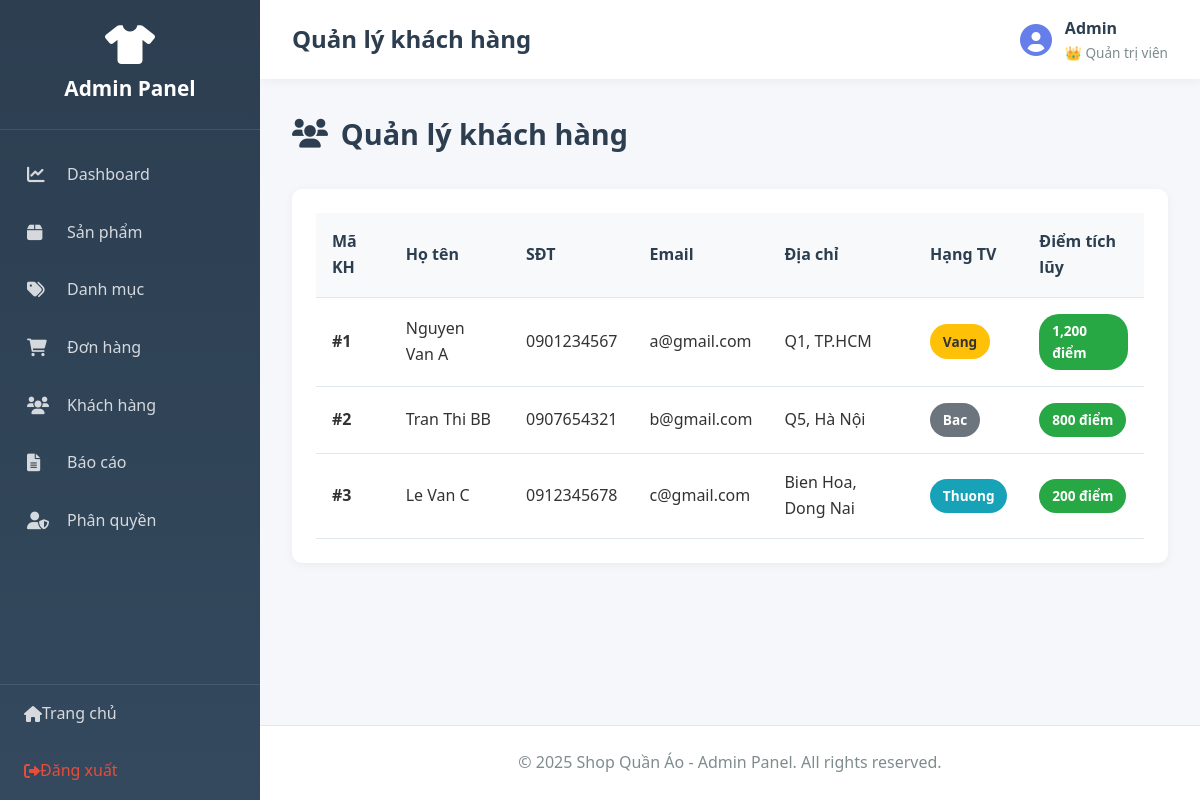
The app's page /admin/index.php?action=customers (signed in) with its own data.
### tables this page shows
CREATE TABLE `nhanvien` (
  `MaNV` int(11) NOT NULL,
  `HoTen` varchar(100) DEFAULT NULL,
  `TenDangNhap` varchar(50) DEFAULT NULL,
  `MatKhau` varchar(255) DEFAULT NULL,
  `Email` varchar(100) DEFAULT NULL,
  `SoDienThoai` varchar(15) DEFAULT NULL,
  `MaVaiTro` int(11) DEFAULT NULL,
  `TrangThai` varchar(20) DEFAULT 'active'
);

CREATE TABLE `vaitro` (
  `MaVaiTro` int(11) NOT NULL,
  `TenVaiTro` varchar(50) DEFAULT NULL,
  `QuyenHan` enum('ToanQuyen','NhapXuat','XemBanHang') DEFAULT NULL
);

CREATE TABLE `khachhang` (
  `MaKH` int(11) NOT NULL,
  `HoTen` varchar(100) DEFAULT NULL,
  `SoDienThoai` varchar(15) DEFAULT NULL,
  `Email` varchar(100) DEFAULT NULL,
  `DiaChi` varchar(255) DEFAULT NULL,
  `HangThanhVien` enum('Thuong','Bac','Vang','KimCuong') DEFAULT 'Thuong',
  `DiemTichLuy` int(11) DEFAULT 0
);

### app/controllers/AdminController.php (called while the page is built, shortened)
<?php
require_once __DIR__ . '/../../core/Controller.php';
class AdminController extends Controller {
    public function customers() {
        $productModel = $this->model('Product');
        $sql = "SELECT * FROM khachhang ORDER BY DiemTichLuy DESC";
        $customers = $productModel->query($sql)->fetch_all(MYSQLI_ASSOC);
        $data = [
            'page_title' => 'Quản lý khách hàng',
            'customers' => $customers
        ];
        $this->view('admin/customers', $data);
    }
}
?>

### core/Model.php (called while the page is built, shortened)
<?php
class Model {
    protected $db;
    public function __construct() {
        $this->db = $this->connectDB();
    }
    private function connectDB() {
        $conn = new mysqli(DB_HOST, DB_USER, DB_PASS, DB_NAME);
        $conn->set_charset("utf8mb4");
        return $conn;
    }
    public function query($sql) {
        return $this->db->query($sql);
    }
}
?>

### app/models/Admin.php (called while the page is built, shortened)
<?php
require_once __DIR__ . '/../../core/Model.php';
class Admin extends Model {
    public function isLoggedIn() {
        return isset($_SESSION['admin_id']) && isset($_SESSION['admin_role']);
    }
    public function getCurrentAdmin() {
        $adminId = intval($_SESSION['admin_id']);
        $sql = "SELECT nv.*, vt.TenVaiTro, vt.QuyenHan
                FROM nhanvien nv
                LEFT JOIN vaitro vt ON nv.MaVaiTro = vt.MaVaiTro
                WHERE nv.MaNV = {$adminId}";
        $result = $this->query($sql);
        if ($result && $result->num_rows > 0) {
            return $result->fetch_assoc();
        }
        return null;
    }
}
?>

### app/views/admin/customers.php (the view, shortened to what this page needs)
<?php require_once __DIR__ . '/../layouts/admin_header.php'; ?>
<div class="page-header">
    <h2><i class="fas fa-users"></i> Quản lý khách hàng</h2>
</div>
<div class="admin-card">
    <div class="card-body">
        <?php if (!empty($customers)): ?>
        <table class="data-table">
            <thead>
                <tr>
                    <th>Mã KH</th>
                    <th>Họ tên</th>
                    <th>SĐT</th>
                    <th>Email</th>
                    <th>Địa chỉ</th>
                    <th>Hạng TV</th>
                    <th>Điểm tích lũy</th>
                </tr>
            </thead>
            <tbody>
                <?php foreach ($customers as $customer): ?>
                <tr>
                    <td><strong>#<?php echo $customer['MaKH']; ?></strong></td>
                    <td><?php echo htmlspecialchars($customer['HoTen']); ?></td>
                    <td><?php echo htmlspecialchars($customer['SoDienThoai']); ?></td>
                    <td><?php echo htmlspecialchars($customer['Email']); ?></td>
                    <td><?php echo htmlspecialchars($customer['DiaChi']); ?></td>
                    <td>
                        <?php
                        $badgeClass = 'badge-info';
                        switch($customer['HangThanhVien']) {
                            case 'Vang': $badgeClass = 'badge-warning'; break;
                            case 'Bac': $badgeClass = 'badge-secondary'; break;
                        }
                        ?>
                        <span class="badge <?php echo $badgeClass; ?>">
                            <?php echo $customer['HangThanhVien']; ?>
                        </span>
                    </td>
                    <td>
                        <span class="badge badge-success">
                            <?php echo number_format($customer['DiemTichLuy']); ?> điểm
                        </span>
                    </td>
                </tr>
                <?php endforeach; ?>
            </tbody>
        </table>
        <?php endif; ?>
    </div>
</div>
<?php require_once __DIR__ . '/../layouts/admin_footer.php'; ?>

### app/views/layouts/admin_header.php (shortened to what this page needs)
<!DOCTYPE html>
<html lang="vi">
<head>
    <link rel="stylesheet" href="../public/css/admin.css">
    <link rel="stylesheet" href="https://cdnjs.cloudflare.com/ajax/libs/font-awesome/6.0.0/css/all.min.css">
</head>
<body class="admin-panel">
    <?php
    require_once __DIR__ . '/../../models/Admin.php';
    $adminModel = new Admin();
    $currentAdmin = $adminModel->getCurrentAdmin();
    ?>
    <aside class="admin-sidebar">
        <div class="sidebar-header">
            <i class="fas fa-tshirt"></i>
            <h2>Admin Panel</h2>
        </div>
        <nav class="sidebar-nav">
            <a href="index.php?action=dashboard" class="nav-item">
                <i class="fas fa-chart-line"></i>
                <span>Dashboard</span>
            </a>
            <a href="index.php?action=products" class="nav-item">
                <i class="fas fa-box"></i>
                <span>Sản phẩm</span>
            </a>
            <a href="index.php?action=categories" class="nav-item">
                <i class="fas fa-tags"></i>
                <span>Danh mục</span>
            </a>
            <a href="index.php?action=orders" class="nav-item">
                <i class="fas fa-shopping-cart"></i>
                <span>Đơn hàng</span>
            </a>
            <a href="index.php?action=customers" class="nav-item">
                <i class="fas fa-users"></i>
                <span>Khách hàng</span>
            </a>
            <a href="index.php?action=reports" class="nav-item">
                <i class="fas fa-file-alt"></i>
                <span>Báo cáo</span>
            </a>
            <?php if (isset($_SESSION['admin_permission']) && $_SESSION['admin_permission'] == 'ToanQuyen'): ?>
            <a href="index.php?action=users" class="nav-item">
                <i class="fas fa-user-shield"></i>
                <span>Phân quyền</span>
            </a>
            <?php endif; ?>
        </nav>
        <div class="sidebar-footer">
            <a href="../public/index.php" class="nav-item">
                <i class="fas fa-home"></i>
                <span>Trang chủ</span>
            </a>
            <a href="index.php?action=logout" class="nav-item logout">
                <i class="fas fa-sign-out-alt"></i>
                <span>Đăng xuất</span>
            </a>
        </div>
    </aside>
    <div class="admin-main">
        <header class="admin-topbar">
            <div class="topbar-left">
                <h1><?php echo $page_title ?? 'Admin Panel'; ?></h1>
            </div>
            <div class="topbar-right">
                <div class="admin-info">
                    <i class="fas fa-user-circle fa-2x"></i>
                    <div>
                        <strong><?php echo $currentAdmin['HoTen'] ?? 'Admin'; ?></strong>
                        <small>
                            <?php
                            $roleName = $currentAdmin['TenVaiTro'] ?? $_SESSION['admin_role'] ?? 'Nhân viên';
                            $permission = $currentAdmin['QuyenHan'] ?? $_SESSION['admin_permission'] ?? '';
                            $roleIcons = [
                                'ToanQuyen' => '👑',
                                'NhapXuat' => '📦',
                                'XemBanHang' => '👤'
                            ];
                            echo ($roleIcons[$permission] ?? '👤') . ' ' . htmlspecialchars($roleName);
                            ?>
                        </small>
                    </div>
                </div>
            </div>
        </header>
        <main class="admin-content">

### public/css/admin.css (style rules this page uses)
* { margin: 0; padding: 0; box-sizing: border-box; }
body { font-family: 'Segoe UI', Tahoma, Geneva, Verdana, sans-serif; line-height: 1.6; color: #333; background-color: #f5f7fa; }
.admin-panel { display: flex; min-height: 100vh; }
.admin-sidebar { width: 260px; background: linear-gradient(180deg, #2c3e50 0%, #34495e 100%); color: white; position: fixed; height: 100vh; overflow-y: auto; z-index: 1000; }
.sidebar-header { padding: 1.5rem; text-align: center; border-bottom: 1px solid rgba(255,255,255,0.1); }
.sidebar-header i { font-size: 2.5rem; margin-bottom: 0.5rem; }
.sidebar-header h2 { font-size: 1.3rem; margin: 0; }
.sidebar-nav { padding: 1rem 0; }
.sidebar-nav .nav-item { display: flex; align-items: center; padding: 1rem 1.5rem; color: rgba(255,255,255,0.8); text-decoration: none; transition: all 0.3s; border-left: 3px solid transparent; }
.sidebar-nav .nav-item i { width: 24px; margin-right: 1rem; font-size: 1.1rem; }
.sidebar-footer { position: absolute; bottom: 0; width: 100%; border-top: 1px solid rgba(255,255,255,0.1); }
.sidebar-footer .nav-item { display: flex; align-items: center; padding: 1rem 1.5rem; color: rgba(255,255,255,0.8); text-decoration: none; transition: all 0.3s; }
.sidebar-footer .nav-item.logout { color: #e74c3c; }
.admin-main { margin-left: 260px; flex: 1; display: flex; flex-direction: column; min-height: 100vh; }
.admin-topbar { background: white; padding: 1rem 2rem; box-shadow: 0 2px 10px rgba(0,0,0,0.05); display: flex; justify-content: space-between; align-items: center; }
.topbar-left h1 { font-size: 1.5rem; color: #2c3e50; margin: 0; }
.topbar-right { display: flex; align-items: center; gap: 1.5rem; }
.admin-info { display: flex; align-items: center; gap: 0.8rem; }
.admin-info i { color: #667eea; }
.admin-info strong { display: block; color: #2c3e50; }
.admin-info small { display: block; color: #7f8c8d; font-size: 0.85rem; }
.admin-content { flex: 1; padding: 2rem; }
.page-header { display: flex; justify-content: space-between; align-items: center; margin-bottom: 2rem; }
.page-header h2 { font-size: 1.8rem; color: #2c3e50; display: flex; align-items: center; gap: 0.8rem; }
.admin-card { background: white; border-radius: 10px; box-shadow: 0 2px 10px rgba(0,0,0,0.05); margin-bottom: 2rem; }
.admin-card .card-body { padding: 1.5rem; }
.data-table { width: 100%; border-collapse: collapse; }
.data-table thead { background: #f8f9fa; }
.data-table th, .data-table td { padding: 1rem; text-align: left; border-bottom: 1px solid #e1e8ed; }
.data-table th { font-weight: 600; color: #2c3e50; }
.badge { display: inline-block; padding: 0.4rem 0.8rem; border-radius: 20px; font-size: 0.85rem; font-weight: 600; }
.badge-success { background-color: #28a745; color: white; }
.badge-warning { background-color: #ffc107; color: #333; }
.badge-info { background-color: #17a2b8; color: white; }
.badge-secondary { background-color: #6c757d; color: white; }

### records on screen
nhanvien: HoTen "Admin", MaVaiTro.QuyenHan "👑", MaVaiTro.TenVaiTro "Quản trị viên"
khachhang: MaKH "1", HoTen "Nguyen Van A", SoDienThoai "0901234567", Email "a@gmail.com", DiaChi "Q1, TP.HCM", HangThanhVien "Vang", DiemTichLuy "1,200"
khachhang: MaKH "2", HoTen "Tran Thi BB", SoDienThoai "0907654321", Email "b@gmail.com", DiaChi "Q5, Hà Nội", HangThanhVien "Bac", DiemTichLuy "800"
khachhang: MaKH "3", HoTen "Le Van C", SoDienThoai "0912345678", Email "c@gmail.com", DiaChi "Bien Hoa, Dong Nai", HangThanhVien "Thuong", DiemTichLuy "200"

### other values on screen
$page_title "Quản lý khách hàng"
